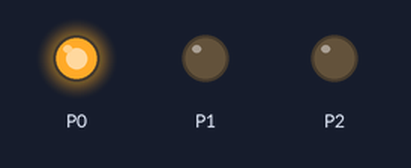
Simulated run of this program. Board: BBC micro:bit (MakeCode). Shown: output pins drawn as LEDs (lit = HIGH).

Above: at 0.1 s.
At 1.1 s:
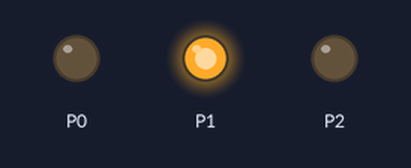
At 9.1 s:
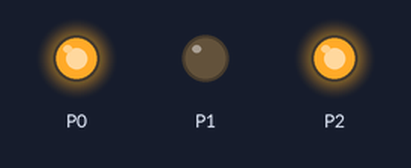
At 19.2 s:
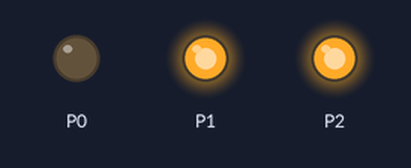
At 38.3 s:
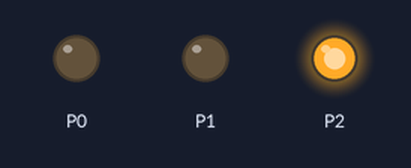
Timing chart, 0 to 40.0 s (numbered marks = the images above):
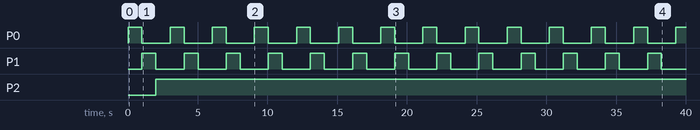

The program:

main.ts
```typescript
basic.forever(function () {
    pins.digitalWritePin(DigitalPin.P0, 1)
    basic.pause(1000)
    pins.digitalWritePin(DigitalPin.P0, 0)
    pins.digitalWritePin(DigitalPin.P1, 1)
    basic.pause(1000)
    pins.digitalWritePin(DigitalPin.P1, 0)
    pins.digitalWritePin(DigitalPin.P2, 1)
    basic.pause(1000)
})
```

test.ts
```typescript
// aquí va el archivo "tests"; esto no se compilará cuando este paquete se utilice como una extensión.
```

Measured:
- by itself, P0, P1: alternates HIGH for 1.0 s and LOW for 2.0 s
- by itself, P2: LOW → HIGH at 2.0 s
